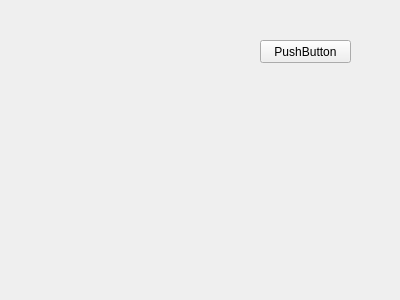
<?xml version="1.0" encoding="UTF-8"?>
<ui version="4.0">
 <class>Form</class>
 <widget class="QWidget" name="Form">
  <property name="geometry">
   <rect>
    <x>0</x>
    <y>0</y>
    <width>400</width>
    <height>300</height>
   </rect>
  </property>
  <property name="windowTitle">
   <string>Form</string>
  </property>
  <widget class="QPushButton" name="pushButton">
   <property name="geometry">
    <rect>
     <x>260</x>
     <y>40</y>
     <width>91</width>
     <height>23</height>
    </rect>
   </property>
   <property name="text">
    <string>PushButton</string>
   </property>
  </widget>
 </widget>
 <resources/>
 <connections/>
</ui>
